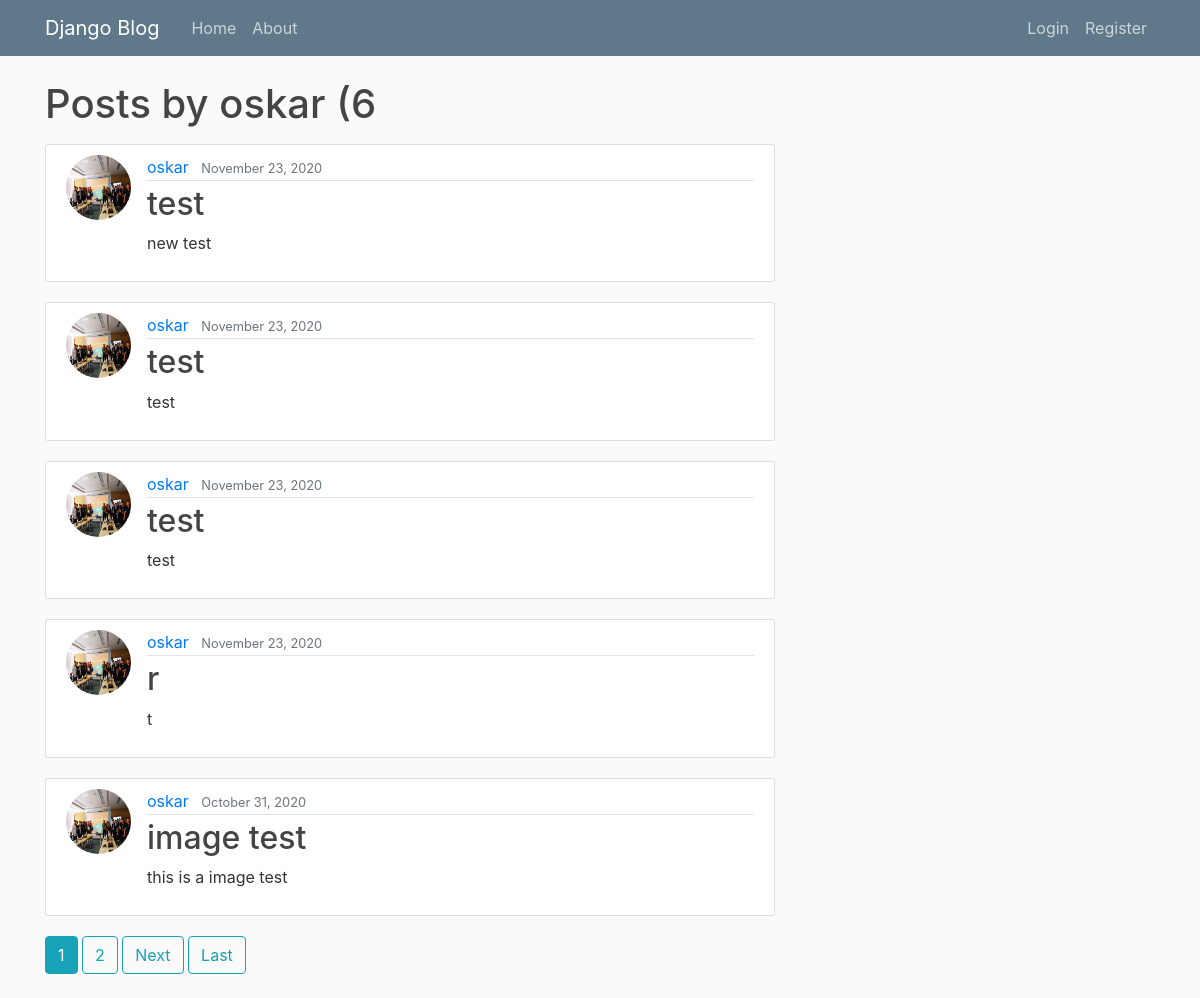
Screenshot of /user/oskar with the database file from the repository.
### blog/models.py (models this page shows, shortened)
class Post(models.Model):
    title = models.CharField(max_length=100)
    content = models.TextField()
    header_image = ResizedImageField(size=[500, 300], crop=['middle', 'center'],quality=100,upload_to= 'images/', blank=True, null=True)
    date_posted = models.DateField(default = timezone.now)
    author = models.ForeignKey(User,on_delete=models.CASCADE)

### users/models.py (models this page shows, shortened)
class Profile(models.Model):
    user = models.OneToOneField(User,on_delete=models.CASCADE)
    image = models.ImageField(default='default.jpg',upload_to='profile_pics')

### blog/views.py (the view)
# urls.py: path('user/<str:username>', UserPostListView.as_view(), name="user_posts"),
class UserPostListView(ListView):
    model = Post
    template_name = 'blog/user_post.html'
    context_object_name = 'posts'
    ordering = ['-date_posted']
    paginate_by = 5
    def get_queryset(self):
        user = get_object_or_404(User,username=self.kwargs.get('username'))
        return Post.objects.filter(author=user).order_by('-date_posted')

### blog/templates/blog/user_post.html (shortened to what this page needs)
{% extends 'blog/base.html' %}
{% block content %}
    <h1 class="mb-3">Posts by {{ view.kwargs.username }} ({{ page_obj.paginator.count }}</h1>
      {% for post in posts %}
          <article class="media content-section">
          <img class = "rounded-circle article-img"  src="{{ post.author.profile.image.url }}">
             <div class="media-body">
              <div class="article-metadata">
                  <a class="mr-2" href="{% url 'user_posts' post.author.username %}">{{ post.author }}</a>
                  <small class="text-muted">{{ post.date_posted| date:"F d, Y"}}</small>
              </div>
              <h2><a class="article-title" href="{% url 'post_detail' post.id  %}">{{ post.title }}</a></h2>
              <p class="article-content">{{ post.content }}</p>
              </div>
          </article>
      {% endfor %}
{% if is_paginated %}
      {% for num in page_obj.paginator.page_range %}
        {% if page_obj.number == num %}
          <a class="btn btn-info mb-4" href="?page={{ num }}">{{ num }}</a>
        {% elif num > page_obj.number|add:'-3' and num < page_obj.number|add:'3' %}
          <a class="btn btn-outline-info mb-4" href="?page={{ num }}">{{ num }}</a>
        {% endif %}
      {% endfor %}
      {% if page_obj.has_next %}
        <a class="btn btn-outline-info mb-4" href="?page={{ page_obj.next_page_number }}">Next</a>
        <a class="btn btn-outline-info mb-4" href="?page={{ page_obj.paginator.num_pages }}">Last</a>
      {% endif %}
    {% endif %}
{% endblock content%}

### blog/static/blog/main.css (style rules this page uses)
body { background: #fafafa; color: #333333; margin-top: 5rem; }
h1, h2, h3, h4, h5, h6 { color: #444444; }
.content-section { background: #ffffff; padding: 10px 20px; border: 1px solid #dddddd; border-radius: 3px; margin-bottom: 20px; }
.article-title { color: #444444; }
.article-content { white-space: pre-line; }
.article-img { height: 65px; width: 65px; margin-right: 16px; }
.article-metadata { padding-bottom: 1px; margin-bottom: 4px; border-bottom: 1px solid #e3e3e3 }

### rows the page displays
Post: author.profile.image (picture), author "oskar", date_posted "November 23, 2020", title "test", content "new test"
Post: author.profile.image (picture), author "oskar", date_posted "November 23, 2020", title "test", content "test"
Post: author.profile.image (picture), author "oskar", date_posted "November 23, 2020", title "test", content "test"
Post: author.profile.image (picture), author "oskar", date_posted "November 23, 2020", title "r", content "t"
Post: author.profile.image (picture), author "oskar", date_posted "October 31, 2020", title "image test", content "this is a image test"

### other values shown
{{ view.kwargs.username }} "oskar"
{{ page_obj.paginator.count }} "6"
{{ num }} "1"
{{ num }} "2"
